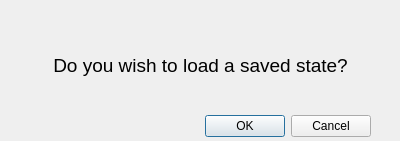
<?xml version="1.0" encoding="UTF-8"?>
<ui version="4.0">
 <class>load</class>
 <widget class="QDialog" name="load">
  <property name="geometry">
   <rect>
    <x>0</x>
    <y>0</y>
    <width>400</width>
    <height>141</height>
   </rect>
  </property>
  <property name="windowTitle">
   <string>Dialog</string>
  </property>
  <widget class="QDialogButtonBox" name="buttonBox">
   <property name="geometry">
    <rect>
     <x>30</x>
     <y>110</y>
     <width>341</width>
     <height>32</height>
    </rect>
   </property>
   <property name="orientation">
    <enum>Qt::Horizontal</enum>
   </property>
   <property name="standardButtons">
    <set>QDialogButtonBox::Cancel|QDialogButtonBox::Ok</set>
   </property>
  </widget>
  <widget class="QLabel" name="label">
   <property name="geometry">
    <rect>
     <x>10</x>
     <y>30</y>
     <width>381</width>
     <height>71</height>
    </rect>
   </property>
   <property name="font">
    <font>
     <pointsize>14</pointsize>
    </font>
   </property>
   <property name="text">
    <string>Do you wish to load a saved state?</string>
   </property>
   <property name="textFormat">
    <enum>Qt::AutoText</enum>
   </property>
   <property name="scaledContents">
    <bool>true</bool>
   </property>
   <property name="alignment">
    <set>Qt::AlignCenter</set>
   </property>
  </widget>
 </widget>
 <resources/>
 <connections>
  <connection>
   <sender>buttonBox</sender>
   <signal>accepted()</signal>
   <receiver>load</receiver>
   <slot>accept()</slot>
   <hints>
    <hint type="sourcelabel">
     <x>248</x>
     <y>254</y>
    </hint>
    <hint type="destinationlabel">
     <x>157</x>
     <y>274</y>
    </hint>
   </hints>
  </connection>
  <connection>
   <sender>buttonBox</sender>
   <signal>rejected()</signal>
   <receiver>load</receiver>
   <slot>reject()</slot>
   <hints>
    <hint type="sourcelabel">
     <x>316</x>
     <y>260</y>
    </hint>
    <hint type="destinationlabel">
     <x>286</x>
     <y>274</y>
    </hint>
   </hints>
  </connection>
 </connections>
</ui>
